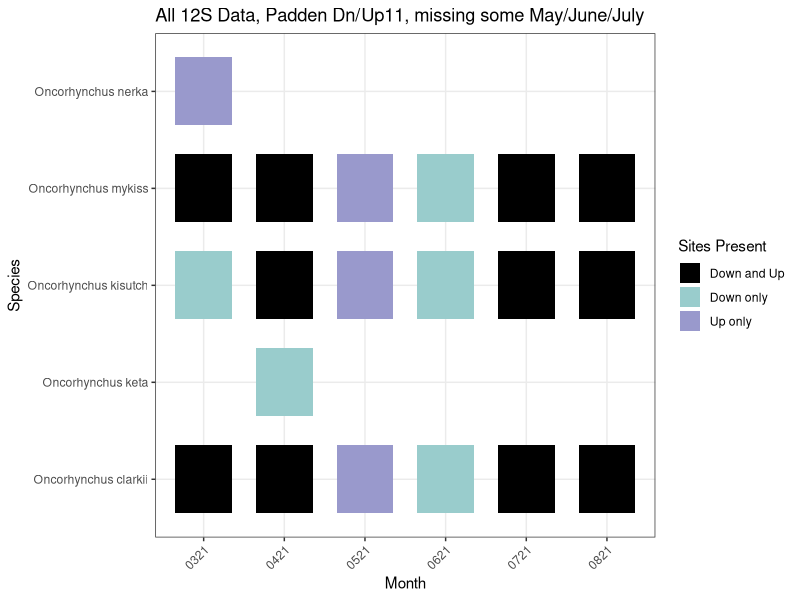
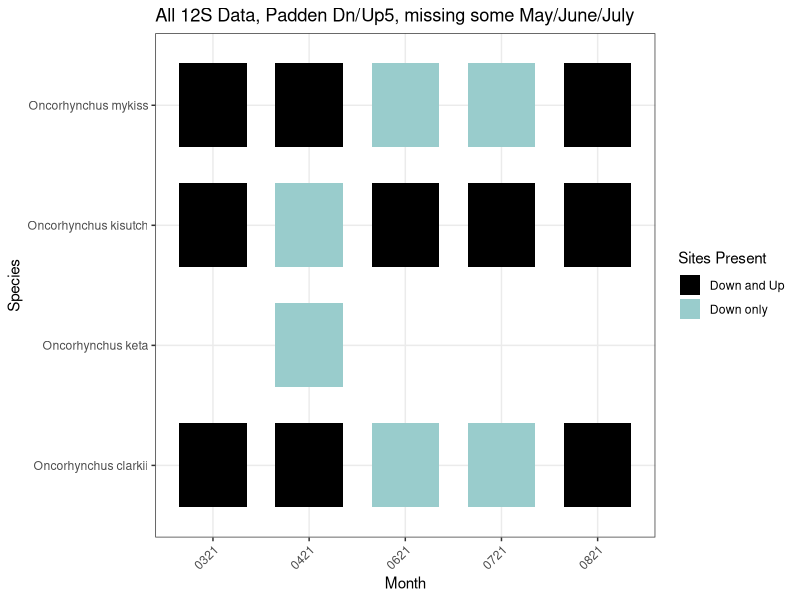
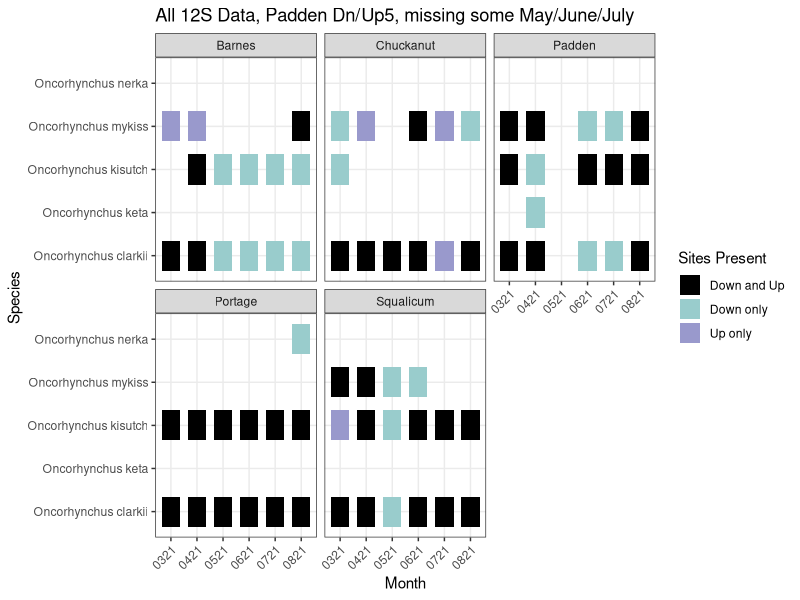
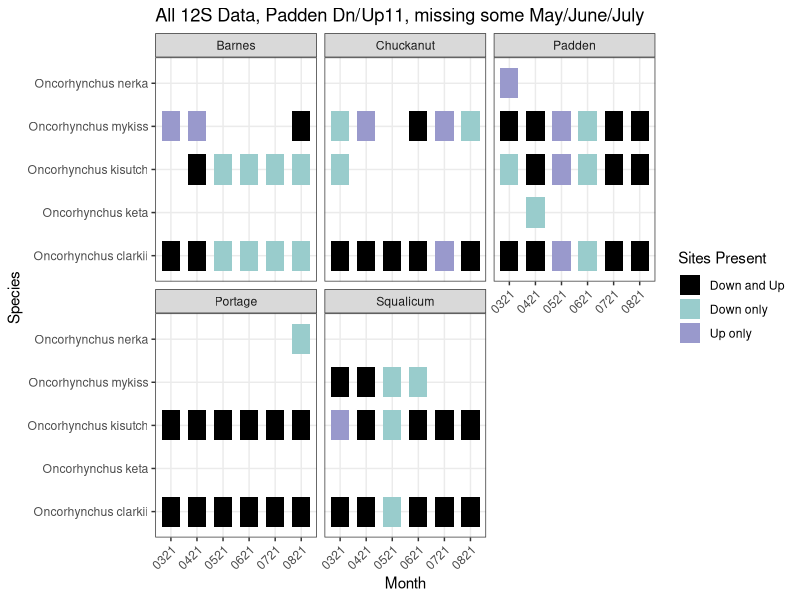
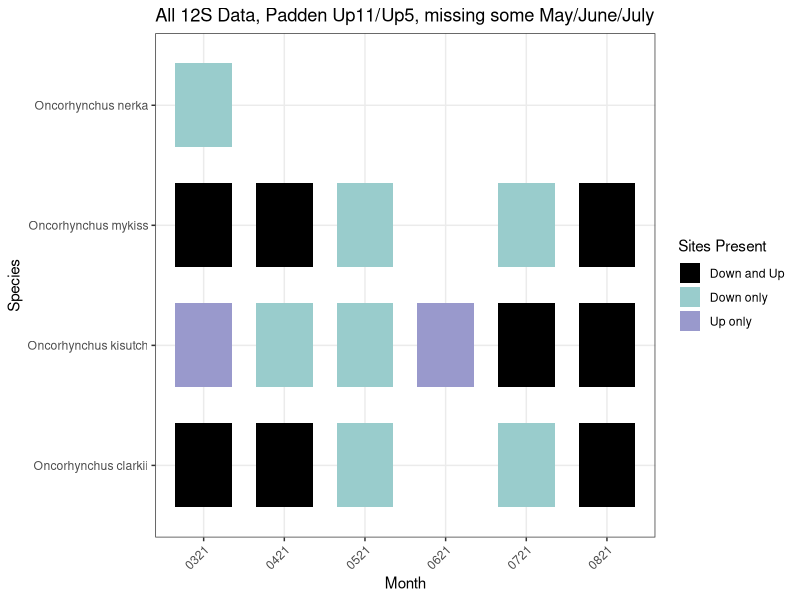
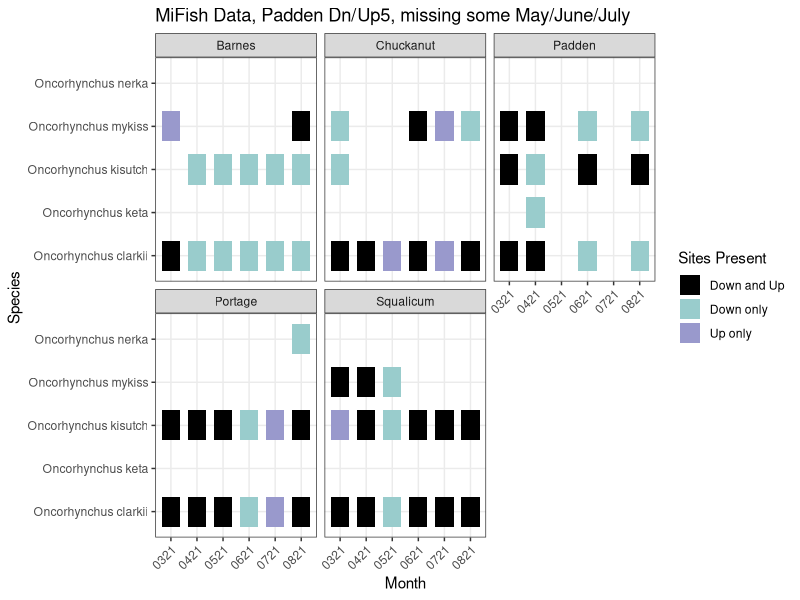
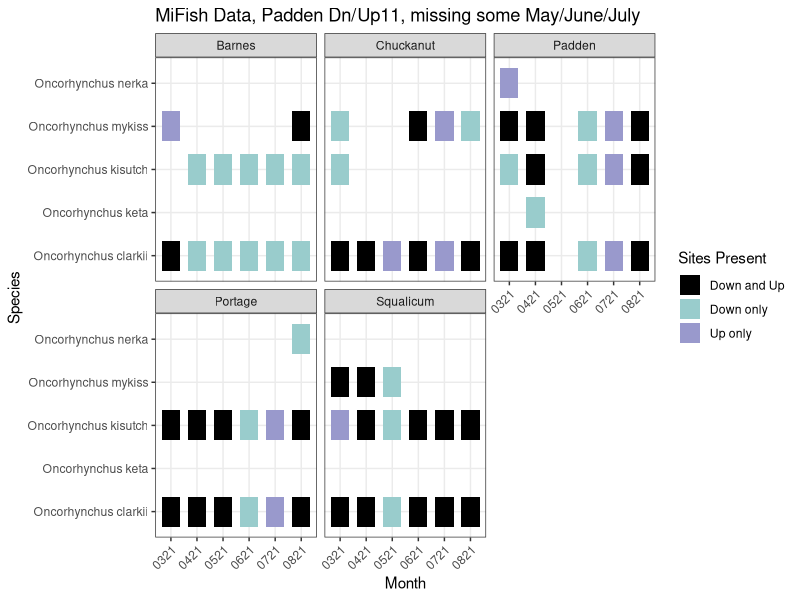
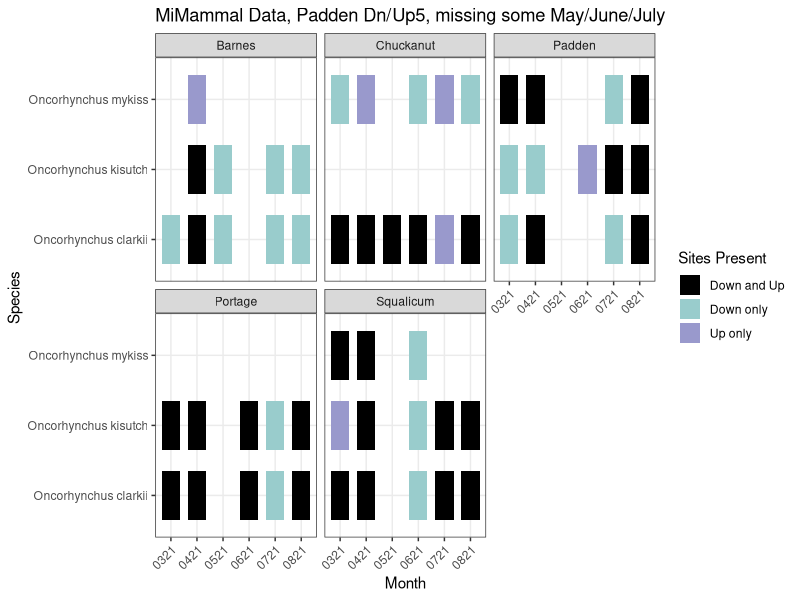

Reproduce these figures in R, in order. (Note: this script raises an error after producing the figures.)
## ---- chunk 1
library(here)
library(tidyverse)
library(ggplot2)

mimam <- read.csv(here("Output","combined_species_tables","20220210_MiMammal.csv"))
mifish <- read.csv(here("Output","combined_species_tables","20220210_MiFish.csv"))
combo <- rbind(mimam,mifish)
## ---- chunk 2
# make it a function and do it for mifish, mimammal, and combo 

makeplot <- function(df, whichpadexclude){
salmonids <- df %>% 
  filter(str_detect(species,"Oncorhynchus")) %>% 
  filter(!str_detect(Sample_name,"Kangaroo")) %>% 
  separate(Sample_name, into=c("marker","date","creek","site","bio_rep"), remove = TRUE) %>% 
  select(-1) 

# for now, just combine reads from all replicates  
salmonids.bysite <- salmonids %>%
  filter(site != whichpadexclude) %>% 
  group_by(date,creek,site,species) %>% 
  summarize(totreads = sum(tot)) %>% 
  mutate(pa = 1)
salmonids.bysite2 <- salmonids.bysite %>% 
  group_by(date,creek,species) %>% 
  mutate(sitekey = sum(pa)) %>% 
  mutate(creek = recode(creek, "1Prt" = "Portage", "2Brn" = "Barnes", "3Chk" = "Chuckanut", "4Pad" = "Padden", "5Sqm" = "Squalicum")) %>% 
  mutate(plotsite = case_when(sitekey == 2 ~ "Down and Up",
                          sitekey == 1 & site == "Dn" ~ "Down only",
                          sitekey == 1 & site == "Up" ~ "Up only",
                          sitekey == 1 & site == "Up11" ~ "Up only",
                          sitekey == 1 & site == "Up5" ~ "Up only"))

p <- ggplot(salmonids.bysite2, aes(date, species, fill=as.factor(plotsite), width=0.7, height=0.7)) + 
  geom_tile(size=1) +
  theme_bw() +
  labs(x="Month", y="Species", fill = "Sites Present") +
  facet_wrap(~creek) +
  scale_fill_manual(values=c("#000000","#99CCCC","#9999CC")) +
  scale_x_discrete(guide = guide_axis(angle = 45))

return(p)
}

## ---- chunk 3
mf.omitup5 <- makeplot(mifish, "Up5") + ggtitle("MiFish Data, Padden Dn/Up11, missing some May/June/July")
mf.omitup11 <- makeplot(mifish, "Up11") + ggtitle("MiFish Data, Padden Dn/Up5, missing some May/June/July")

mm.omitup5 <- makeplot(mimam, "Up5") + ggtitle("MiMammal Data, Padden Dn/Up11, missing some May/June/July")
mm.omitup11 <- makeplot(mimam, "Up11") + ggtitle("MiMammal Data, Padden Dn/Up5, missing some May/June/July")

combo.omitup5 <- makeplot(combo, "Up5") + ggtitle("All 12S Data, Padden Dn/Up11, missing some May/June/July")
combo.omitup11 <- makeplot(combo, "Up11") + ggtitle("All 12S Data, Padden Dn/Up5, missing some May/June/July")

## ---- chunk 4

makepadplot <- function(df, paddn, padup){
  
salmonids <- df %>% 
  filter(str_detect(species,"Oncorhynchus")) %>% 
  filter(!str_detect(Sample_name,"Kangaroo")) %>% 
  separate(Sample_name, into=c("marker","date","creek","site","bio_rep"), remove = TRUE) %>% 
  filter(creek == "4Pad") %>% 
  select(-1) %>% 
  filter(site == paddn | site == padup) %>% 
  mutate(newsite = case_when(site == paddn ~ "Dn",
                             site == padup ~ "Up"))

# for now, just combine reads from all replicates  
salmonids.bysite <- salmonids %>% 
  group_by(date,creek,newsite,species) %>% 
  summarize(totreads = sum(tot)) %>% 
  mutate(pa = 1)
salmonids.bysite2 <- salmonids.bysite %>% 
  group_by(date,creek,species) %>% 
  mutate(sitekey = sum(pa)) %>% 
  mutate(plotsite = case_when(sitekey == 2 ~ "Down and Up",
                          sitekey == 1 & newsite == "Dn" ~ "Down only",
                          sitekey == 1 & newsite == "Up" ~ "Up only"))

p <- ggplot(salmonids.bysite2, aes(date, species, fill=as.factor(plotsite), width=0.7, height=0.7)) + 
  geom_tile(size=1) +
  theme_bw() +
  labs(x="Month", y="Species", fill = "Sites Present") +
  scale_fill_manual(values=c("#000000","#99CCCC","#9999CC")) +
  scale_x_discrete(guide = guide_axis(angle = 45))

return(p)
}

## ---- chunk 5

combo.dn.up11 <- makepadplot(combo,"Dn", "Up11") + ggtitle("All 12S Data, Padden Dn/Up11, missing some May/June/July")
combo.dn.up5 <- makepadplot(combo, "Dn", "Up5") + ggtitle("All 12S Data, Padden Dn/Up5, missing some May/June/July")
combo.up11.up5 <- makepadplot(combo, "Up11", "Up5") + ggtitle("All 12S Data, Padden Up11/Up5, missing some May/June/July")

combo.dn.up11 + combo.dn.up5 + combo.up11.up5 + plot_layout(ncol = 1, nrow = 3, byrow = F)
## ---- chunk 6
# make it a function and do it for mifish, mimammal, and combo 

makeplot_class <- function(df, whichclass, whichpadexclude){
alldata <- df %>% 
  filter(class == whichclass) %>% 
  filter(!str_detect(Sample_name,"Kangaroo")) %>% 
  separate(Sample_name, into=c("marker","date","creek","site","bio_rep"), remove = TRUE) %>% 
  select(-1) 

# for now, just combine reads from all replicates  
bysite <- alldata %>%
  filter(site != whichpadexclude) %>% 
  group_by(date,creek,site,species) %>% 
  summarize(totreads = sum(tot)) %>% 
  mutate(pa = 1)
bysite2 <- bysite %>% 
  group_by(date,creek,species) %>% 
  mutate(sitekey = sum(pa)) %>% 
  mutate(creek = recode(creek, "1Prt" = "Portage", "2Brn" = "Barnes", "3Chk" = "Chuckanut", "4Pad" = "Padden", "5Sqm" = "Squalicum")) %>% 
  mutate(plotsite = case_when(sitekey == 2 ~ "Down and Up",
                          sitekey == 1 & site == "Dn" ~ "Down only",
                          sitekey == 1 & site == "Up" ~ "Up only",
                          sitekey == 1 & site == "Up11" ~ "Up only",
                          sitekey == 1 & site == "Up5" ~ "Up only"))

p <- ggplot(bysite2, aes(date, species, fill=as.factor(plotsite), width=0.7, height=0.7)) + 
  geom_tile(size=1) +
  theme_bw() +
  labs(x="Month", y="Species", fill = "Sites Present") +
  facet_wrap(~creek) +
  scale_fill_manual(values=c("#000000","#99CCCC","#9999CC")) +
  scale_x_discrete(guide = guide_axis(angle = 45))

return(p)
}

## ---- chunk 7
combo.fish.omitup11 <- makeplot_class(combo, "Actinopteri", "Up11") + ggtitle("Actinopteri, Padden Dn/Up5, missing some May/June/July")
combo.mammals.omitup11 <- makeplot_class(combo, "Mammalia", "Up11") + ggtitle("Mammalia, Padden Dn/Up5, missing some May/June/July")
combo.lamprey.omitup11 <- makeplot_class(combo, "Hyperoartia", "Up11") + ggtitle("Hyperoartia, Padden Dn/Up5, missing some May/June/July")
combo.birds.omitup11 <- makeplot_class(combo, "Aves", "Up11") + ggtitle("Aves, Padden Dn/Up5, missing some May/June/July")

